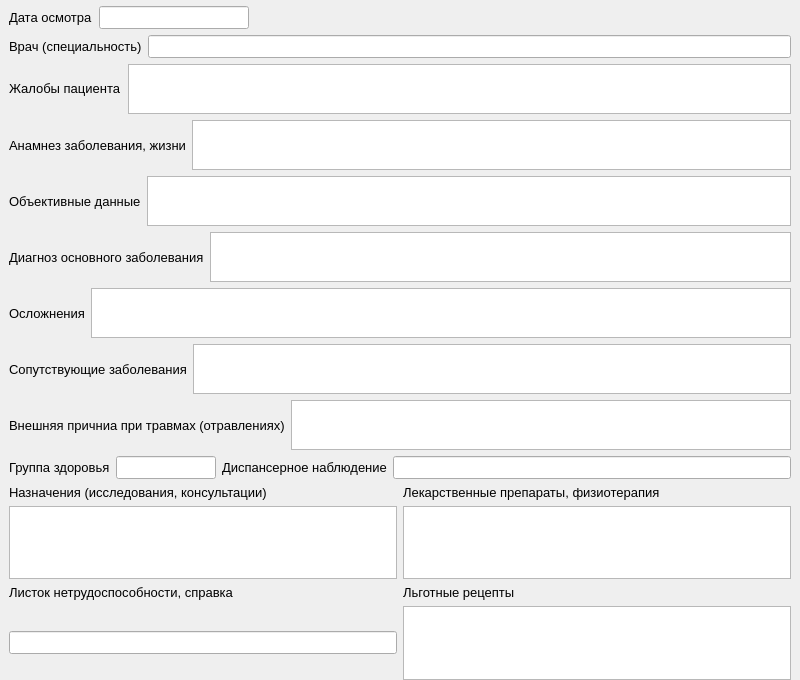
<?xml version="1.0" encoding="UTF-8"?>
<ui version="4.0">
 <class>FormVisitDoctor</class>
 <widget class="QWidget" name="FormVisitDoctor">
  <property name="geometry">
   <rect>
    <x>0</x>
    <y>0</y>
    <width>800</width>
    <height>680</height>
   </rect>
  </property>
  <property name="minimumSize">
   <size>
    <width>800</width>
    <height>680</height>
   </size>
  </property>
  <property name="font">
   <font>
    <pointsize>10</pointsize>
   </font>
  </property>
  <property name="windowTitle">
   <string>Посещение врача</string>
  </property>
  <layout class="QVBoxLayout" name="verticalLayout">
   <property name="leftMargin">
    <number>0</number>
   </property>
   <property name="topMargin">
    <number>6</number>
   </property>
   <property name="rightMargin">
    <number>0</number>
   </property>
   <property name="bottomMargin">
    <number>0</number>
   </property>
   <item>
    <widget class="QWidget" name="widget" native="true">
     <layout class="QHBoxLayout" name="horizontalLayout">
      <property name="topMargin">
       <number>0</number>
      </property>
      <property name="bottomMargin">
       <number>0</number>
      </property>
      <item>
       <widget class="QLabel" name="label">
        <property name="text">
         <string>Дата осмотра</string>
        </property>
       </widget>
      </item>
      <item>
       <widget class="QLineEdit" name="date_visit">
        <property name="maximumSize">
         <size>
          <width>150</width>
          <height>16777215</height>
         </size>
        </property>
        <property name="readOnly">
         <bool>true</bool>
        </property>
       </widget>
      </item>
      <item>
       <spacer name="horizontalSpacer">
        <property name="orientation">
         <enum>Qt::Horizontal</enum>
        </property>
        <property name="sizeHint" stdset="0">
         <size>
          <width>40</width>
          <height>20</height>
         </size>
        </property>
       </spacer>
      </item>
     </layout>
    </widget>
   </item>
   <item>
    <widget class="QWidget" name="widget_02" native="true">
     <layout class="QHBoxLayout" name="horizontalLayout_2">
      <property name="topMargin">
       <number>0</number>
      </property>
      <property name="bottomMargin">
       <number>0</number>
      </property>
      <item>
       <widget class="QLabel" name="label_2">
        <property name="text">
         <string>Врач (специальность)</string>
        </property>
       </widget>
      </item>
      <item>
       <widget class="QLineEdit" name="doctor">
        <property name="readOnly">
         <bool>true</bool>
        </property>
       </widget>
      </item>
     </layout>
    </widget>
   </item>
   <item>
    <widget class="QWidget" name="widget_03" native="true">
     <property name="maximumSize">
      <size>
       <width>16777215</width>
       <height>50</height>
      </size>
     </property>
     <layout class="QHBoxLayout" name="horizontalLayout_3">
      <property name="topMargin">
       <number>0</number>
      </property>
      <property name="bottomMargin">
       <number>0</number>
      </property>
      <item>
       <widget class="QLabel" name="label_3">
        <property name="text">
         <string>&lt;html&gt;&lt;head/&gt;&lt;body&gt;&lt;p&gt;Жалобы пациента&lt;/p&gt;&lt;/body&gt;&lt;/html&gt;</string>
        </property>
       </widget>
      </item>
      <item>
       <widget class="QTextEdit" name="complaints">
        <property name="maximumSize">
         <size>
          <width>16777215</width>
          <height>16777215</height>
         </size>
        </property>
        <property name="readOnly">
         <bool>true</bool>
        </property>
       </widget>
      </item>
     </layout>
    </widget>
   </item>
   <item>
    <widget class="QWidget" name="widget_04" native="true">
     <property name="maximumSize">
      <size>
       <width>16777215</width>
       <height>50</height>
      </size>
     </property>
     <layout class="QHBoxLayout" name="horizontalLayout_4">
      <property name="topMargin">
       <number>0</number>
      </property>
      <property name="bottomMargin">
       <number>0</number>
      </property>
      <item>
       <widget class="QLabel" name="label_4">
        <property name="text">
         <string>Анамнез заболевания, жизни</string>
        </property>
       </widget>
      </item>
      <item>
       <widget class="QTextEdit" name="anamnesis">
        <property name="readOnly">
         <bool>true</bool>
        </property>
       </widget>
      </item>
     </layout>
    </widget>
   </item>
   <item>
    <widget class="QWidget" name="widget_05" native="true">
     <property name="maximumSize">
      <size>
       <width>16777215</width>
       <height>50</height>
      </size>
     </property>
     <layout class="QHBoxLayout" name="horizontalLayout_5">
      <property name="topMargin">
       <number>0</number>
      </property>
      <property name="bottomMargin">
       <number>0</number>
      </property>
      <item>
       <widget class="QLabel" name="label_5">
        <property name="text">
         <string>Объективные данные</string>
        </property>
       </widget>
      </item>
      <item>
       <widget class="QTextEdit" name="objective_data">
        <property name="readOnly">
         <bool>true</bool>
        </property>
       </widget>
      </item>
     </layout>
    </widget>
   </item>
   <item>
    <widget class="QWidget" name="widget_06" native="true">
     <property name="maximumSize">
      <size>
       <width>16777215</width>
       <height>50</height>
      </size>
     </property>
     <layout class="QHBoxLayout" name="horizontalLayout_6">
      <property name="topMargin">
       <number>0</number>
      </property>
      <property name="bottomMargin">
       <number>0</number>
      </property>
      <item>
       <widget class="QLabel" name="label_6">
        <property name="text">
         <string>Диагноз основного заболевания</string>
        </property>
       </widget>
      </item>
      <item>
       <widget class="QTextEdit" name="diagnosis">
        <property name="readOnly">
         <bool>true</bool>
        </property>
       </widget>
      </item>
     </layout>
    </widget>
   </item>
   <item>
    <widget class="QWidget" name="widget_07" native="true">
     <property name="maximumSize">
      <size>
       <width>16777215</width>
       <height>50</height>
      </size>
     </property>
     <layout class="QHBoxLayout" name="horizontalLayout_7">
      <property name="topMargin">
       <number>0</number>
      </property>
      <property name="bottomMargin">
       <number>0</number>
      </property>
      <item>
       <widget class="QLabel" name="label_7">
        <property name="text">
         <string>Осложнения</string>
        </property>
       </widget>
      </item>
      <item>
       <widget class="QTextEdit" name="complications">
        <property name="readOnly">
         <bool>true</bool>
        </property>
       </widget>
      </item>
     </layout>
    </widget>
   </item>
   <item>
    <widget class="QWidget" name="widget_08" native="true">
     <property name="maximumSize">
      <size>
       <width>16777215</width>
       <height>50</height>
      </size>
     </property>
     <layout class="QHBoxLayout" name="horizontalLayout_8">
      <property name="topMargin">
       <number>0</number>
      </property>
      <property name="bottomMargin">
       <number>0</number>
      </property>
      <item>
       <widget class="QLabel" name="label_8">
        <property name="text">
         <string>Сопутствующие заболевания</string>
        </property>
       </widget>
      </item>
      <item>
       <widget class="QTextEdit" name="accompanying_illnesses">
        <property name="readOnly">
         <bool>true</bool>
        </property>
       </widget>
      </item>
     </layout>
    </widget>
   </item>
   <item>
    <widget class="QWidget" name="widget_09" native="true">
     <property name="maximumSize">
      <size>
       <width>16777215</width>
       <height>50</height>
      </size>
     </property>
     <layout class="QHBoxLayout" name="horizontalLayout_9">
      <property name="topMargin">
       <number>0</number>
      </property>
      <property name="bottomMargin">
       <number>0</number>
      </property>
      <item>
       <widget class="QLabel" name="label_9">
        <property name="text">
         <string>Внешняя причниа при травмах (отравлениях)</string>
        </property>
       </widget>
      </item>
      <item>
       <widget class="QTextEdit" name="external_reason">
        <property name="readOnly">
         <bool>true</bool>
        </property>
       </widget>
      </item>
     </layout>
    </widget>
   </item>
   <item>
    <widget class="QWidget" name="widget_10" native="true">
     <layout class="QHBoxLayout" name="horizontalLayout_10">
      <property name="topMargin">
       <number>0</number>
      </property>
      <property name="bottomMargin">
       <number>0</number>
      </property>
      <item>
       <widget class="QLabel" name="label_10">
        <property name="text">
         <string>Группа здоровья</string>
        </property>
       </widget>
      </item>
      <item>
       <widget class="QLineEdit" name="health_group">
        <property name="maximumSize">
         <size>
          <width>100</width>
          <height>16777215</height>
         </size>
        </property>
        <property name="readOnly">
         <bool>true</bool>
        </property>
       </widget>
      </item>
      <item>
       <widget class="QLabel" name="label_11">
        <property name="text">
         <string>Диспансерное наблюдение</string>
        </property>
       </widget>
      </item>
      <item>
       <widget class="QLineEdit" name="dispensary_observation">
        <property name="readOnly">
         <bool>true</bool>
        </property>
       </widget>
      </item>
     </layout>
    </widget>
   </item>
   <item>
    <widget class="QWidget" name="widget_11" native="true">
     <layout class="QGridLayout" name="gridLayout">
      <property name="topMargin">
       <number>0</number>
      </property>
      <property name="bottomMargin">
       <number>0</number>
      </property>
      <item row="0" column="1">
       <widget class="QLabel" name="label_13">
        <property name="text">
         <string>Лекарственные препараты, физиотерапия</string>
        </property>
       </widget>
      </item>
      <item row="0" column="0">
       <widget class="QLabel" name="label_12">
        <property name="text">
         <string>Назначения (исследования, консультации)</string>
        </property>
       </widget>
      </item>
      <item row="1" column="0">
       <widget class="QListWidget" name="destination"/>
      </item>
      <item row="1" column="1">
       <widget class="QListWidget" name="medication"/>
      </item>
     </layout>
    </widget>
   </item>
   <item>
    <widget class="QWidget" name="widget_12" native="true">
     <layout class="QGridLayout" name="gridLayout_2">
      <property name="topMargin">
       <number>0</number>
      </property>
      <property name="bottomMargin">
       <number>0</number>
      </property>
      <item row="0" column="1">
       <widget class="QLabel" name="label_15">
        <property name="text">
         <string>Льготные рецепты</string>
        </property>
       </widget>
      </item>
      <item row="0" column="0">
       <widget class="QLabel" name="label_14">
        <property name="text">
         <string>&lt;html&gt;&lt;head/&gt;&lt;body&gt;&lt;p&gt;Листок нетрудоспособности, справка&lt;/p&gt;&lt;/body&gt;&lt;/html&gt;</string>
        </property>
       </widget>
      </item>
      <item row="1" column="0">
       <widget class="QLineEdit" name="reference">
        <property name="readOnly">
         <bool>true</bool>
        </property>
       </widget>
      </item>
      <item row="1" column="1">
       <widget class="QListWidget" name="preferential_recipes"/>
      </item>
     </layout>
    </widget>
   </item>
  </layout>
 </widget>
 <resources/>
 <connections/>
</ui>
